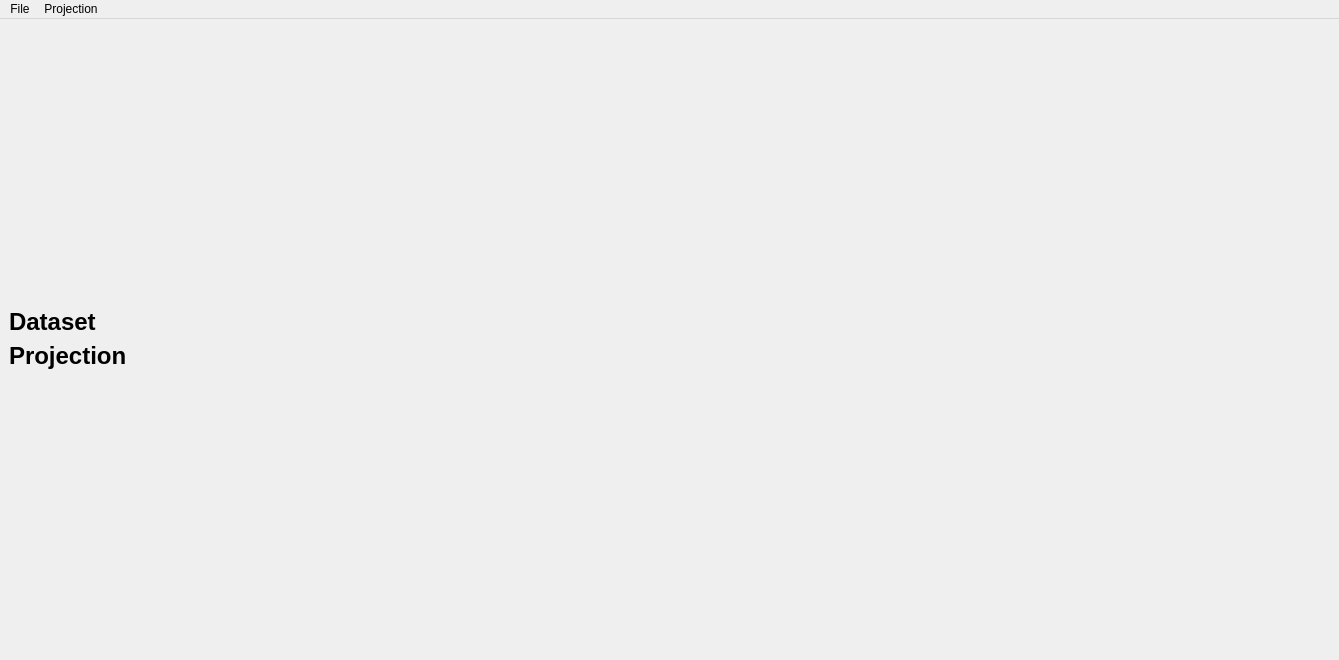
<?xml version="1.0" encoding="UTF-8"?>
<ui version="4.0">
 <class>NDImageWindow</class>
 <widget class="QMainWindow" name="NDImageWindow">
  <property name="geometry">
   <rect>
    <x>0</x>
    <y>0</y>
    <width>1339</width>
    <height>660</height>
   </rect>
  </property>
  <property name="windowTitle">
   <string>NDImage</string>
  </property>
  <widget class="QWidget" name="centralwidget">
   <layout class="QVBoxLayout" name="verticalLayout">
    <item>
     <layout class="QHBoxLayout" name="mainHBoxLayout">
      <item>
       <layout class="QVBoxLayout" name="leftLayout">
        <item>
         <widget class="QLabel" name="datasetLabel">
          <property name="font">
           <font>
            <family>Helvetica</family>
            <pointsize>18</pointsize>
            <weight>75</weight>
            <bold>true</bold>
           </font>
          </property>
          <property name="text">
           <string>Dataset</string>
          </property>
         </widget>
        </item>
        <item>
         <layout class="QVBoxLayout" name="topVBoxLayout"/>
        </item>
        <item>
         <widget class="QLabel" name="projectionLabel">
          <property name="font">
           <font>
            <family>Helvetica</family>
            <pointsize>18</pointsize>
            <weight>75</weight>
            <bold>true</bold>
           </font>
          </property>
          <property name="text">
           <string>Projection</string>
          </property>
         </widget>
        </item>
        <item>
         <layout class="QVBoxLayout" name="bottomVBoxLayout"/>
        </item>
       </layout>
      </item>
      <item>
       <layout class="QVBoxLayout" name="rightLayout"/>
      </item>
     </layout>
    </item>
   </layout>
  </widget>
  <widget class="QMenuBar" name="menuBar">
   <property name="geometry">
    <rect>
     <x>0</x>
     <y>0</y>
     <width>1339</width>
     <height>22</height>
    </rect>
   </property>
   <widget class="QMenu" name="menuFile">
    <property name="title">
     <string>File</string>
    </property>
    <addaction name="actionLoad_Dataset"/>
    <addaction name="actionLoad_Projection"/>
   </widget>
   <widget class="QMenu" name="menuProjection">
    <property name="title">
     <string>Projection</string>
    </property>
    <widget class="QMenu" name="menuCreate_Projection">
     <property name="title">
      <string>Create Projection</string>
     </property>
     <addaction name="actionPCA"/>
    </widget>
    <addaction name="menuCreate_Projection"/>
   </widget>
   <addaction name="menuFile"/>
   <addaction name="menuProjection"/>
  </widget>
  <action name="actionLoad_Dataset">
   <property name="text">
    <string>Load Dataset</string>
   </property>
  </action>
  <action name="actionLoad_Projection">
   <property name="text">
    <string>Load Projection</string>
   </property>
  </action>
  <action name="actionPCA">
   <property name="text">
    <string>PCA</string>
   </property>
  </action>
 </widget>
 <resources/>
 <connections/>
</ui>
